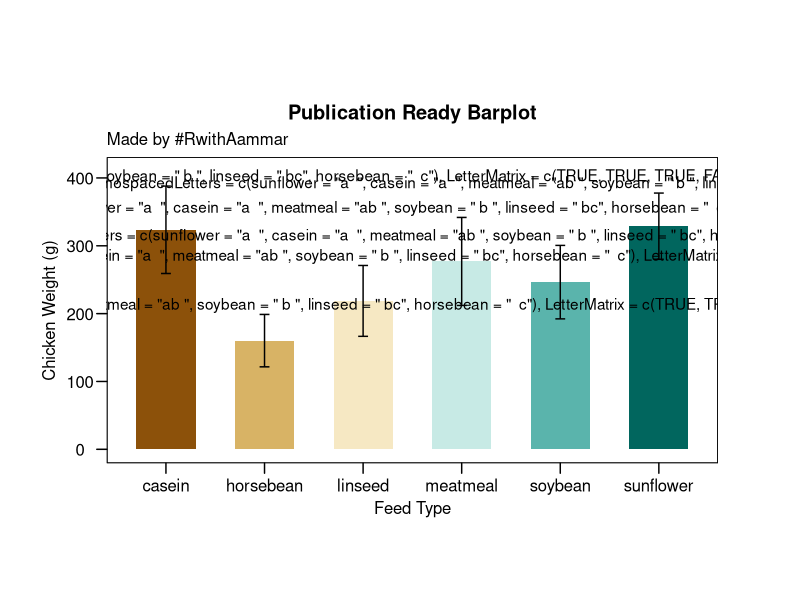
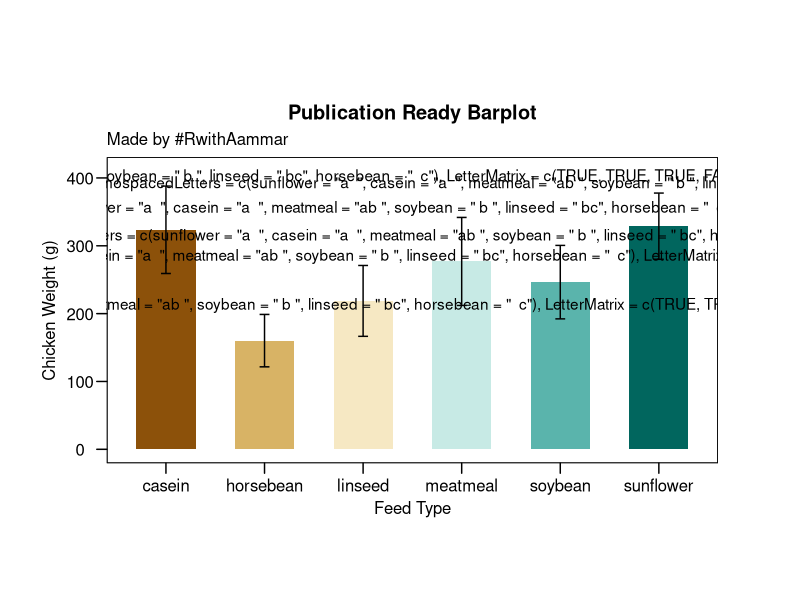

Here is the R script that generated these plots, in order:
install.packages("ggthemes")
install.packages("multcompView")
install.packages("dplyr")

library(ggplot2)
library(ggthemes)
library(multcompView)
library(dplyr)


data('chickwts')
tibble(chickwts)

mean_data <- group_by(chickwts, feed) %>% #feed is our treatmnet in this example
  summarise(weight_mean=mean(weight), sd = sd(weight)) %>% #to calculate mean and SD
  arrange(desc(weight_mean)) #to arange in descending order
tibble(mean_data)

anova <- aov(weight ~ feed, data = chickwts)
summary(anova)

tukey <- TukeyHSD(anova)
tukey

group_letters <- multcompLetters4(anova, tukey)
# we have to mention both anova model and tukey objects to get group letters
group_letters

p <- ggplot(mean_data, aes(x = feed, y = weight_mean)) +
  geom_bar(stat = "identity", aes(fill = feed), show.legend = FALSE, width = 0.6) + #barplot
  geom_errorbar( #this argument is putting sd as error bars
    aes(ymin = weight_mean-sd, ymax=weight_mean+sd), 
    width = 0.1
  ) + 
  geom_text(aes(label = group_letters, y = weight_mean + sd), vjust=-0.4) + #add letters
  scale_fill_brewer(palette = "BrBG", direction = 1) + #theme setting
  labs(#this will add labels 
    x = "Feed Type",
    y = "Chicken Weight (g)",
    title = "Publication Ready Barplot",
    subtitle = "Made by #RwithAammar",
    fill = "Feed Type"
  ) +
  ylim(0,410)+ #change your yaxis limits based on the letters
  ggthemes::theme_par(); p

tiff('Barplot.tiff', units="in", width=10, height=6, res=300, compression = 'lzw')
p
dev.off()
